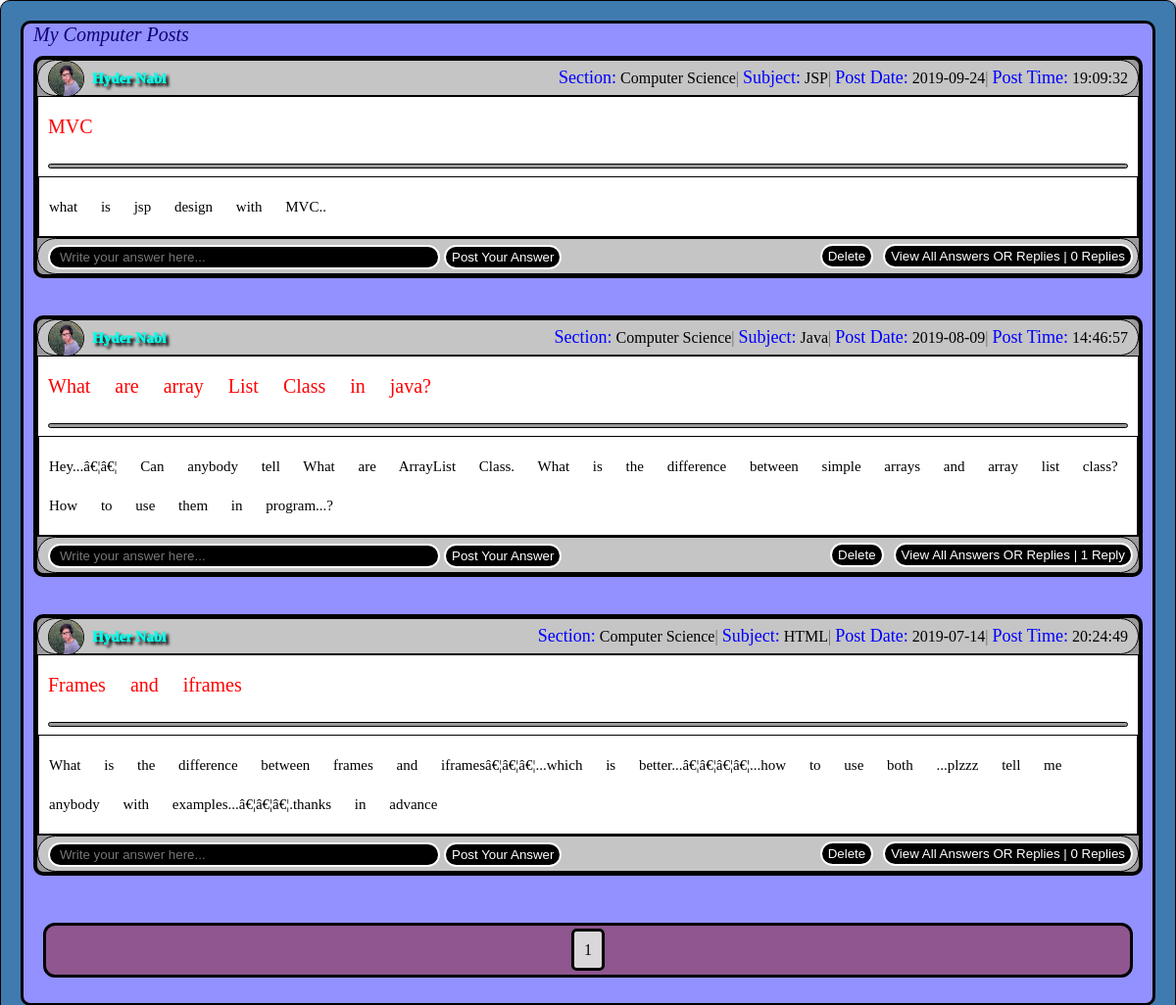
/Func/myposts/mycomputer.php (signed in), run on the app's committed database.
### tables this page shows
CREATE TABLE `computerposts` (
  `id` int(11) NOT NULL,
  `user_id` int(11) NOT NULL,
  `topic_id` int(11) NOT NULL,
  `title` varchar(500) NOT NULL,
  `content` varchar(2000) NOT NULL,
  `date` date NOT NULL,
  `time` time NOT NULL,
  `upvote` int(11) NOT NULL DEFAULT 0
);

CREATE TABLE `media` (
  `media_id` int(11) NOT NULL,
  `user_id` int(11) NOT NULL,
  `profilepic` text NOT NULL,
  `backgrnd` varchar(1000) NOT NULL DEFAULT 'a.jpg',
  `caption` varchar(60) NOT NULL DEFAULT 'A picture is worth,more than thousand words.'
);

CREATE TABLE `user` (
  `user_id` int(11) NOT NULL,
  `fname` varchar(100) NOT NULL,
  `lname` varchar(100) NOT NULL,
  `cnumber` varchar(10) NOT NULL,
  `password` varchar(50) NOT NULL,
  `email` varchar(50) NOT NULL,
  `gender` text NOT NULL,
  `field` text NOT NULL,
  `date` date NOT NULL,
  `time` time NOT NULL,
  `login_date` date NOT NULL,
  `login_time` time NOT NULL
);

CREATE TABLE `computertopic` (
  `id` int(11) NOT NULL,
  `topic_name` varchar(100) NOT NULL
);

### Func/myposts/mypostsfunc.php (the view, shortened to what this page needs)
<?php
  $key = $_SESSION['key'];
  $pas = $_SESSION['pass'];
function GetId()
{
	global $mycon;
	global $key;
	global $pas;
	$getName = "SELECT * FROM user WHERE cnumber = '".$key."' AND password = '".$pas."' limit 1 ";
	$run_getName = mysqli_query($mycon, $getName);
	if($run_getName)
	{
		$name_array = mysqli_fetch_array($run_getName, MYSQLI_ASSOC);
		$user_id = $name_array['user_id'];
		return $user_id;
	}
}
function dislayPosts($tableName,$Topictable,$sec)
{
	   if($tableName == "computerposts")
		{
			$pageloc = "mycomputer.php";
			$commentTableName ="computercomments";
		}elseif($tableName == "scienceposts")
		{
			$pageloc = "myscience.php";
			$commentTableName = "sciencecomments";
		}elseif($tableName == "islamicposts")
		{
			$pageloc = "myislamic.php";
			$commentTableName = "islamiccomments";
		}
		elseif($tableName == "artsposts")
		{
			$pageloc = "myarts.php";
			$commentTableName = "artscomments";
		}elseif($tableName == "otherposts")
		{
			$pageloc = "myother.php";
			$commentTableName = "othercomments";
		}elseif($tableName == "generalposts")
		{
			$pageloc = "mygeneral.php";
			$commentTableName = "generalcomments";
		}
	global $mycon;
	$offset = 0;
    $page_result = 8;
    $page_value = 1;
	$idden = GetId();
			$getposts = "SELECT * FROM $tableName WHERE user_id = '".$idden."' order by 1 DESC limit $offset, $page_result ";
		$run_getposts= mysqli_query($mycon, $getposts);
	if($run_getposts)
	{
		if(mysqli_num_rows($run_getposts)>0)
		{
		  while($posts_array = mysqli_fetch_array($run_getposts, MYSQLI_ASSOC))
		   {
		$post_id = $posts_array['id'];
		$user_id = $posts_array['user_id'];
		$topic_id = $posts_array['topic_id'];
		$title = $posts_array['title'];
		$content = $posts_array['content'];
		$date = $posts_array['date'];
		$time = $posts_array['time'];
		$getName = "SELECT * FROM user WHERE user_id = '".$user_id."' limit 1 ";
	      $run_getName = mysqli_query($mycon, $getName);
	     if($run_getName)
	      {
		$name_array = mysqli_fetch_array($run_getName, MYSQLI_ASSOC);
		$fname = $name_array['fname'];
		$lname = $name_array['lname'];
	     }
	$getmedia = "SELECT * FROM media WHERE user_id = '".$user_id."' limit 1";
	$run_getmedia = mysqli_query($mycon, $getmedia);
	if($run_getmedia)
	{
		$media_array = mysqli_fetch_array($run_getmedia, MYSQLI_ASSOC);
		$profilepic = $media_array['profilepic'];
		$source= 'src = "../profle/uploads/'.$profilepic.'"';
	}
	$getTopic = "SELECT * FROM $Topictable WHERE id = '".$topic_id."'";
	$run_getTopic = mysqli_query($mycon, $getTopic);
	if($run_getTopic)
	{
	$topic_name_array = mysqli_fetch_array($run_getTopic, MYSQLI_ASSOC);
		$top_name = $topic_name_array['topic_name'];
	}
	$userR_id = GetId();
		$countComment = "SELECT * FROM $commentTableName WHERE post_id = '".$post_id."'";
	$run_countComment = mysqli_query($mycon, $countComment);
	if($run_countComment)
	{
	$count = mysqli_num_rows($run_countComment);
	  if($count==1)
	  {
		  $rep = "Reply";
	  } else{
		  $rep = "Replies";
	  }
	}
	if($user_id == GetId())
	{
		$delete = "<a href='../components/delete.php?post_id=$post_id&postTableName=$tableName&pass'><button id='replies_button'>Delete</button></a>";
	} else
	{
		$delete = NULL;
	}
		echo "<div id='post_display'>
								   <div id='post_heading_container'>
								            <img id='post_profile' $source>
											  &nbsp;
											<a href='../profle/profile.php?userID=$user_id' style='text-decoration: none;'>
							                        <text id='post_text'>
                                                             $fname"." "."$lname
                                                      </text>
							               </a>
										   <div id='date_and_time'>
										    <font id='__date_style'>Section:</font> <font id='__time_style'>$sec</font>|
										   <font id='__date_style'>Subject:</font> <font id='__time_style'>$top_name</font>|
										   <font id='__date_style'>Post Date:</font> <font id='__time_style'> $date</font>|
										   <font id='__date_style'>Post Time:</font> <font id='__time_style'>$time</font>
										   </div>
							       </div>
								    <div id='content_of_posts'>
										             <div id='post_display_title'>
													   $title
													 </div>
													 <hr id='sseperator'>
													 <div id='post_display_content'>
													 $content
													 </div>
									 </div>
									 <div id='post_footer'>
									               <form style='float: left ; ' action='mycomputer.php?p_id=$post_id&u_id=$userR_id&comtabName=$commentTableName&pagno=$page_value' method='POST'>
									                      <input id='comment' type='text' name='answer' placeholder='Write your answer here...' required='required'>
											              <input id='comment_submit' type='submit' name='answerq' value='Post Your Answer'>
									               </form>
										           <a href='../components/comments.php?po_id=$post_id&tableNAME=$tableName&sec=$sec&topic=$top_name'><button id='replies_button'> View All Answers OR Replies | $count"." $rep</button></a>
												   $delete
									</div>
                                </div> <br>";
		     }
			 echo "<div id ='pagination'><center>";
			 $postcounter = "SELECT * FROM $tableName";
			 $run_postcounter= mysqli_query($mycon, $postcounter);
			 $pagecount = mysqli_num_rows($run_postcounter);
			 $num = $pagecount / $page_result;
             settype($num, 'integer');
			 if($pagecount % $page_result != 0)
				{
					$num = $num+1;
				}
				if($page_value <=3)
				{
					$first = 1;
				}else{
						$first = ($page_value-3);
					}
				for($i = $first; ($i <= ($page_value+3)&&($i <=$num)); $i++)
				{
					if($i == $page_value)
					{
						echo "<a href='$pageloc?pageno=$i' style='text-decoration: none;'><font id='pagecurrent'>$i</font></a>";
					}
					else{
						echo "<a href='$pageloc?pageno=$i' style='text-decoration: none;'><font id='page'>$i</font></a>";
					}
				}
					echo "</center></div>";
		}
		  else
		  {
			  echo'<center><br/><font style="color: white; font-size: 40px;">NO POSTS. SECLECT SECTION AND ASK SOME QUESTION.</font></center>';
	      }
	}
}
?>

### Styles/content.css (style rules this page uses)
body { color: #666666; background-color: #f9f8f6; font-family: Yu Gothic UI Semibold; margin: 0px; }
#pagination { border: solid 3px #000000; height: 50px; margin: 20px; line-height: 50px; border-radius: 12px; background-color: #8f5690; }
#pagecurrent { border: solid 3px #000000; height: 30px; margin: 10px; padding: 10px; color: #000000; border-radius: 5px; background-color: #dad7da; }

### Styles/displayposts.css (style rules this page uses)
#post_display { border: solid 4px #000000; border-radius: 10px; background-color: #999999; margin: 10px; }
#post_heading_container { background-color: #c5c5c5; border: solid 1px #000000; padding-left: 10px; height: 35px; line-height: 35px; border-radius: 125px; }
#post_footer { background-color: #c5c5c5; border: solid 1px #000000; height: 35px; line-height: 35px; border-radius: 125px; }
#post_profile { height: 35px; width: 35px; border-radius: 125px; border: solid 1px #000000; float: left; }
#post_text { font-family: Lucida Console; font-size: 15px; color: #00ffe9; text-shadow: 3px 3px 3px #000000; font-weight: 1000; font-style: bold ; }
#date_and_time { float: right; height: 35px; line-height: 35px; padding-right: 10px; }
#__date_style { color: blue; font-style: bold; font-size: 18px; }
#__time_style { font-family: Lucida Console; color: #000000; font-style: bold; }
#content_of_posts { background-color: #ffffff; border: solid 1px #000000; }
#post_display_title { line-height: 40px; padding: 10px; font-size: 20px; font-family: Eras Bold ITC; color: red; word-wrap: break-word; word-spacing: 20px; }
#sseperator { height: 3px; margin-left: 10px; margin-right: 10px; background-color: #999999; border: solid 1px #000000; border-radius: 12px; }
#post_display_content { padding: 10px; font-size: 15px; word-wrap: break-word; word-spacing: 20px; line-height: 40px; color: #000000; border: solid 1px #000000; }
#comment { margin-left: 10px; height: 25px; border: solid 2px #ffffff; border-radius: 125px; padding-left: 10px; width: 400px; color: #ffffff; background-color: #000000; }
#comment_submit { height: 25px; border: solid 2px #ffffff; border-radius: 125px; background-color :#000000; color: #ffffff; }
#replies_button { float: right; border: solid 2px #ffffff; background-color: #000000; color: #ffffff; height: 25px; margin: 5px; text-align: center; border-radius: 125px; }

### data on the page
computerposts: media.profilepic (picture), user.fname "Hyder", user.lname "Nabi", computertopic.topic_name "JSP", date "2019-09-24", time "19:09:32", title "MVC", content "what is jsp design with MVC..", count "0", rep "Replies"
computerposts: media.profilepic (picture), user.fname "Hyder", user.lname "Nabi", computertopic.topic_name "Java", date "2019-08-09", time "14:46:57", title "What are array List Class in java?", content "Hey...â€¦â€¦ Can anybody tell What are ArrayList Class. What is the difference between simple arrays and array list class? How to use them in program...?", count "1", rep "Reply"
computerposts: media.profilepic (picture), user.fname "Hyder", user.lname "Nabi", computertopic.topic_name "HTML", date "2019-07-14", time "20:24:49", title "Frames and iframes", content "What is the difference between frames and iframesâ€¦â€¦â€¦...which is better...â€¦â€¦â€¦â€¦...how to use both ...plzzz tell me anybody with examples...â€¦â€¦â€¦.thanks in advance", count "0", rep "Replies"
